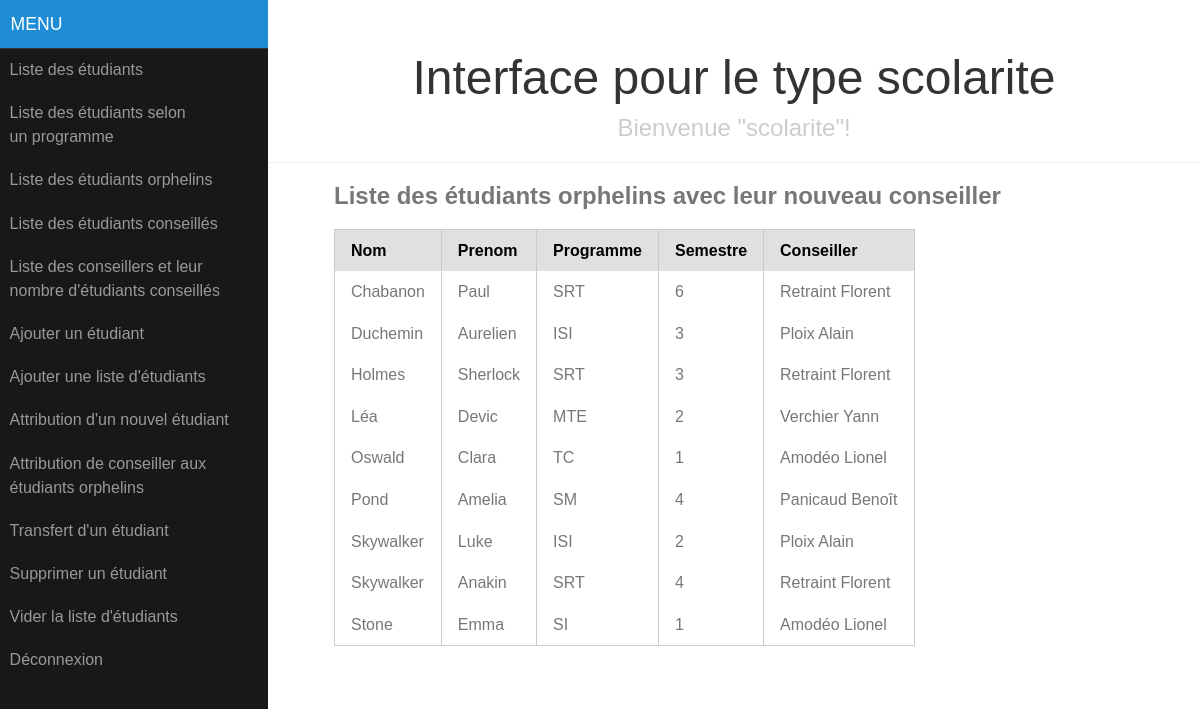
The app's page /index.php?page=scolarite_attribution_etus (signed in) with its own data.
### tables this page shows
CREATE TABLE IF NOT EXISTS `etudiant` (
  `id` int(11) NOT NULL AUTO_INCREMENT,
  `nom` varchar(30) NOT NULL,
  `prenom` varchar(30) NOT NULL,
  `id_programme` int(11) NOT NULL,
  `semestre` int(11) NOT NULL,
  PRIMARY KEY (`id`)
);

CREATE TABLE IF NOT EXISTS `programme` (
  `id` int(11) NOT NULL AUTO_INCREMENT,
  `nom` varchar(10) NOT NULL,
  PRIMARY KEY (`id`)
);

CREATE TABLE IF NOT EXISTS `ec` (
  `id` int(11) NOT NULL AUTO_INCREMENT,
  `nom` varchar(30) NOT NULL,
  `prenom` varchar(30) NOT NULL,
  `bureau` varchar(4) NOT NULL,
  `id_pole` int(11) NOT NULL,
  PRIMARY KEY (`id`)
);

### controller/scolarite_attribution_etus.php (called while the page is built, shortened)
<?php
include_once 'view/scolarite_menu.php';
include_once 'model/etudiant.php';
$etudiants = Etudiant::getAllOrphelins();
if(!empty($etudiants)){
	$conseillers = array();
	foreach($etudiants as $i => $etu){
		$ec = $etu->attribuerConseiller();
		$conseillers[$i] = $ec;
	}
}
include_once 'view/scolarite_attribution_etus.php';
?>

### model/etudiant.php (called while the page is built, shortened)
<?php
include_once 'model/personne.php';
include_once 'model/programme.php';
include_once 'model/ec.php';
class Etudiant extends Personne {
private $programme;
private $semestre;
function __construct($id, $nom, $prenom, $id_programme, $semestre){
	if(!empty($id_programme))
		$this->getProgramme()->recupererNom();
}
static function getAllOrphelins(){
	global $bdd;
	try {
		$req = "SELECT * FROM etudiant WHERE id NOT IN (SELECT id_etudiant FROM conseille) ORDER BY nom";
		$result = $bdd->query($req);
		$row = $result->fetch();
		if(empty($row))
			return null;
		else{
			$etudiants = array();
			do{
				$etudiants[] = new Etudiant ($row['id'], $row['nom'], $row['prenom'], $row['id_programme'], $row['semestre']);
			}while($row = $result->fetch());
			return $etudiants;
		}
	} catch(PDOException $e) { die ("Erreur lors de l'exécution de la requête : " . $e->getMessage()); }
}
function attribuerConseiller(){
	global $bdd;
	try {
		$req =  "SELECT COUNT(c.id_etudiant) as nb, e.* ".
				"FROM ec e " .
				"LEFT JOIN conseille c " .
				"ON e.id = c.id_ec " .
				"INNER JOIN habilite h " .
				"ON h.id_ec = e.id " .
				"INNER JOIN programme p " .
				"ON h.id_programme = p.id " .
				"WHERE p.id = '" . $this->getProgramme()->getId() . "' " .
				"GROUP BY e.id " .
				"ORDER BY nb ASC";
		$result = $bdd->query($req);
		$row = $result->fetch();
		if(empty($row))
			return null;
		else
			$ec = new EC($row['id'], $row['nom'], $row['prenom'], $row['bureau'], $row['id_pole']);
		return $ec;
	} catch(PDOException $e) { die ("Erreur lors de l'exécution de la requête : " . $e->getMessage()); }
}
function setProgramme($programme) { $this->programme = $programme; }
function setSemestre($semestre) { if($semestre > 0) $this->semestre = $semestre; }
function getProgramme() { return $this->programme; }
function getSemestre() { return $this->semestre; }
}
?>

### model/programme.php (called while the page is built, shortened)
<?php
class Programme {
private $id;
private $nom;
function recupererNom(){
	global $bdd;
	try {
		$req = "SELECT nom FROM programme WHERE id = '" . $this->getId() . "'";
		$result = $bdd->query($req);
		$row = $result->fetch();
	} catch(PDOException $e) { die ("Erreur lors de l'exécution de la requête : " . $e->getMessage()); }
}
function setId($id) { $this->id = $id; }
function setNom($nom) { $this->nom = $nom; }
function getId() { return $this->id; }
function getNom() { return $this->nom ;}
}
?>

### model/personne.php (called while the page is built, shortened)
<?php
abstract class Personne {
private $id;
private $nom;
private $prenom;
function setId($id) { $this->id = $id; }
function setNom($nom) { $this->nom = $nom; }
function setPrenom($prenom) { $this->prenom = $prenom; }
function getId() { return $this->id; }
function getNom() { return $this->nom; }
function getPrenom() { return $this->prenom; }
}
?>

### model/ec.php (called while the page is built, shortened)
<?php
include_once 'model/personne.php';
include_once 'model/etudiant.php';
include_once 'model/pole.php';
class EC extends Personne {
private $pole;
function __construct($id, $nom, $prenom, $bureau, $id_pole){
	if(!empty($id_pole))
		$this->getPole()->recupererNom();
}
function setPole($pole) { $this->pole = $pole;}
function getPole() { return $this->pole; }
}
?>

### model/pole.php (called while the page is built, shortened)
<?php
class Pole{
private $id;
function recupererNom(){
	global $bdd;
	try {
		$req = "SELECT nom FROM pole WHERE id = '" . $this->getId() . "'";
		$result = $bdd->query($req);
		$row = $result->fetch();
	} catch(PDOException $e) { die ("Erreur lors de l'exécution de la requête : " . $e->getMessage()); }
}
function setId($id) { $this->id = $id; }
function getId() { return $this->id; }
}
?>

### view/scolarite_attribution_etus.php (the view)
<div id="main">
    <div class="header">
        <h1>Interface pour le type <?php echo $_SESSION['type'] ?></h1>
        <h2>Bienvenue "<?php echo $_SESSION['login'] ?>"!</h2>
    </div>
    <div class="content">
        <h2>Liste des étudiants orphelins avec leur nouveau conseiller</h2>
<?php
if(empty($etudiants))
	echo '<p>Il n\'y a pas d\'étudiants orphelins.</p>';
else{
?>
	<table class="pure-table">
		<thead>
			<tr>
				<th>Nom</th>
				<th>Prenom</th>
				<th>Programme</th>
				<th>Semestre</th>
				<th>Conseiller</th>
			</tr>
		</thead>
<?php
	foreach($etudiants as $i => $etu){
		echo '<tbody><tr>';
			echo '<td>' . $etu->getNom() . '</td>';
			echo '<td>' . $etu->getPrenom() . '</td>';
			echo '<td>' . $etu->getProgramme()->getNom() . '</td>';
			echo '<td>' . $etu->getSemestre() . '</td>';
			if(empty($conseillers[$i]))
				echo '<td>Aucune attribution (aucun conseiller à attribuer).</td>';
			else
				echo '<td>' . $conseillers[$i]->getNom() . ' ' . $conseillers[$i]->getPrenom() . '</td>';
		echo '</tr></tbody>';
	}
?>
	</table>
<?php
}
?>
</div>
</div>
</div>
</body>

### css/pure-release-0.5.0/pure-min.css (style rules this page uses)
html { font-size:100%;-ms-text-size-adjust:100%;-webkit-text-size-adjust:100% }
html,button,input,select,textarea { font-family:sans-serif }
h1 { font-size:2em;margin:.67em 0 }
h2 { font-size:1.5em;margin:.83em 0 }
table { border-collapse:collapse;border-spacing:0 }
.pure-table { border-collapse:collapse;border-spacing:0;empty-cells:show;border:1px solid #cbcbcb }
.pure-table td,.pure-table th { border-left:1px solid #cbcbcb;border-width:0 0 0 1px;font-size:inherit;margin:0;overflow:visible;padding:.5em 1em }
.pure-table td:first-child,.pure-table th:first-child { border-left-width:0 }
.pure-table thead { background:#e0e0e0;color:#000;text-align:left;vertical-align:bottom }
.pure-table td { background-color:transparent }

### css/side-menu.css (style rules this page uses)
.content { margin: 0 auto; padding: 0 2em; max-width: 800px; margin-bottom: 50px; line-height: 1.6em; }
.header { margin: 0; color: #333; text-align: center; padding: 2.5em 2em 0; border-bottom: 1px solid #eee; }
.header h1 { margin: 0.2em 0; font-size: 3em; font-weight: 300; }
.header h2 { font-weight: 300; color: #ccc; padding: 0; margin-top: 0; }
@media (min-width: 48em) { .header, .content { padding-left: 2em; padding-right: 2em; } }

### records on screen
etudiant: nom "Chabanon", prenom "Paul", id_programme.nom "SRT", semestre "6"
ec: nom "Retraint", prenom "Florent"
etudiant: nom "Duchemin", prenom "Aurelien", id_programme.nom "ISI", semestre "3"
ec: nom "Ploix", prenom "Alain"
etudiant: nom "Holmes", prenom "Sherlock", id_programme.nom "SRT", semestre "3"
etudiant: nom "Léa", prenom "Devic", id_programme.nom "MTE", semestre "2"
ec: nom "Verchier", prenom "Yann"
etudiant: nom "Oswald", prenom "Clara", id_programme.nom "TC", semestre "1"
ec: nom "Amodéo", prenom "Lionel"
etudiant: nom "Pond", prenom "Amelia", id_programme.nom "SM", semestre "4"
ec: nom "Panicaud", prenom "Benoît"
etudiant: nom "Skywalker", prenom "Luke", id_programme.nom "ISI", semestre "2"
etudiant: nom "Skywalker", prenom "Anakin", id_programme.nom "SRT", semestre "4"
etudiant: nom "Stone", prenom "Emma", id_programme.nom "SI", semestre "1"

### other values on screen
$_SESSION['type'] "scolarite"
$_SESSION['login'] "scolarite"
